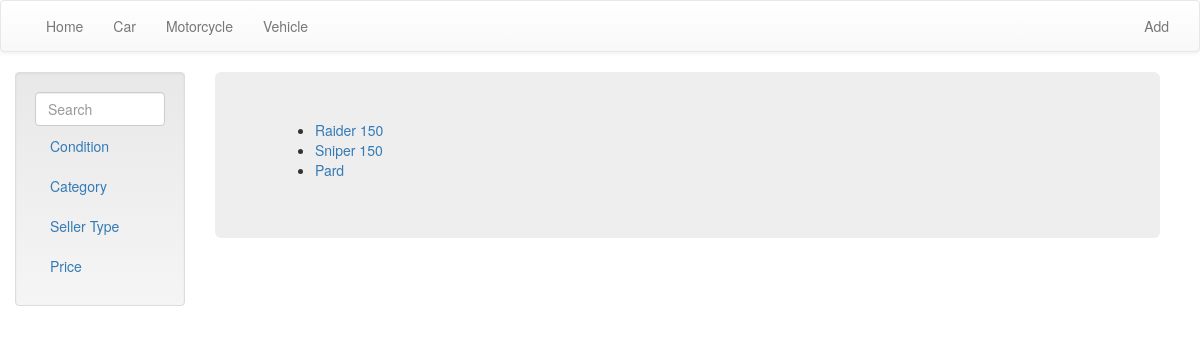
Page /motorcycles/ on the earlier database version.
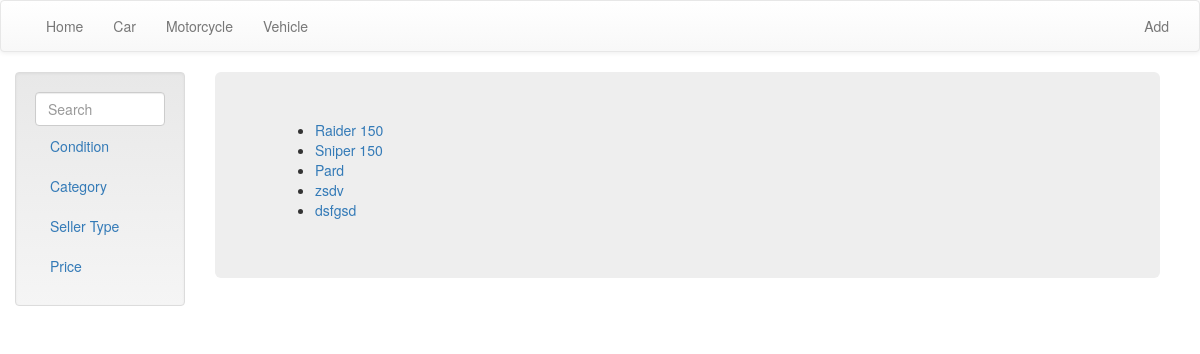
Same page on the later database version.
### Car/models.py (models this page shows, shortened)
class Spec(models.Model):
    CATEGORY = (
        ('CAR', 'Car'),
        ('MOTORCYCLE', 'MotorCycle'),
        ('VEHICLE', 'Vehicle')
    )
    TRANS = (
        ('AUTOMATIC', 'Automatic'),
        ('MANUAL', 'Manual')
    )
    CONDITION = (
        ('NEW', 'New'),
        ('USED', 'Used'),
    )
    FUEL = (
        ('DIESEL', 'Diesel'),
        ('ELECTRO', 'Electro'),
        ('GASOLINE', 'Gasoline')
    )
    SELLER_TYPE = (
        ('DEALER', 'Dealer'),
        ('PRIVATE', 'Private')
    )
    LIFESTYLES = (
        ('FAMILY', 'Family'),
        ('LUXURY', 'Luxury'),
        ('OFFROAD', 'Offroad')
    )
    name = models.CharField(max_length=100, unique=True, primary_key=True, verbose_name=_("name"))
    slug = models.SlugField(unique=True, null=True)
    brand = models.ForeignKey(Brand, verbose_name=_("brand"), related_name='specs')
    condition = models.CharField(max_length=100, choices=CONDITION)
    category = models.CharField(max_length=50, choices=CATEGORY, verbose_name=_("category"))
    price = models.DecimalField(max_digits=9, decimal_places=2)
    details = models.TextField(blank=True, verbose_name=_("details"))
    location = models.CharField(max_length=100, verbose_name=_("locations"))
    transmission = models.CharField(max_length=100, choices=TRANS, verbose_name=_("transmission"))
    fuel = models.CharField(max_length=100, choices=FUEL)
    lifestyle = models.CharField(max_length=100, choices=LIFESTYLES, null=True)
    seller_type = models.CharField(max_length=100, choices=SELLER_TYPE)
    mileage = models.CharField(max_length=100)
    color_family = models.CharField(max_length=100)
    class Meta:
        verbose_name = _("Spec")
        verbose_name_plural = _("Specs")

### Car/views.py (the view)
# urls.py: url(r'^motorcycles/$', views.motorcyles, name='motorcycles'),
def motorcyles(request):
    motorcyles = Spec.objects.filter(category='MOTORCYCLE')
    return render(request, 'car/motorcycles.html', {"motorcycles": motorcyles })

### Car/templates/car/motorcycles.html (shortened to what this page needs)
{% extends 'base.html' %}
{% block content %}
<div class="jumbotron">
    {% if motorcycles %}
    <ul>
        {% for motorcycles in motorcycles %}
           <li><a href="/motorcycle/{{ motorcycles.slug }}">{{ motorcycles.name }}</a></li>
        {% endfor %}
    </ul>
    {% else %}
        <p>No Motorcycles Available</p>
    {% endif %}
{% endblock %}

Differences in the rows shown:
added Spec: name "zsdv"
added Spec: name "dsfgsd"
